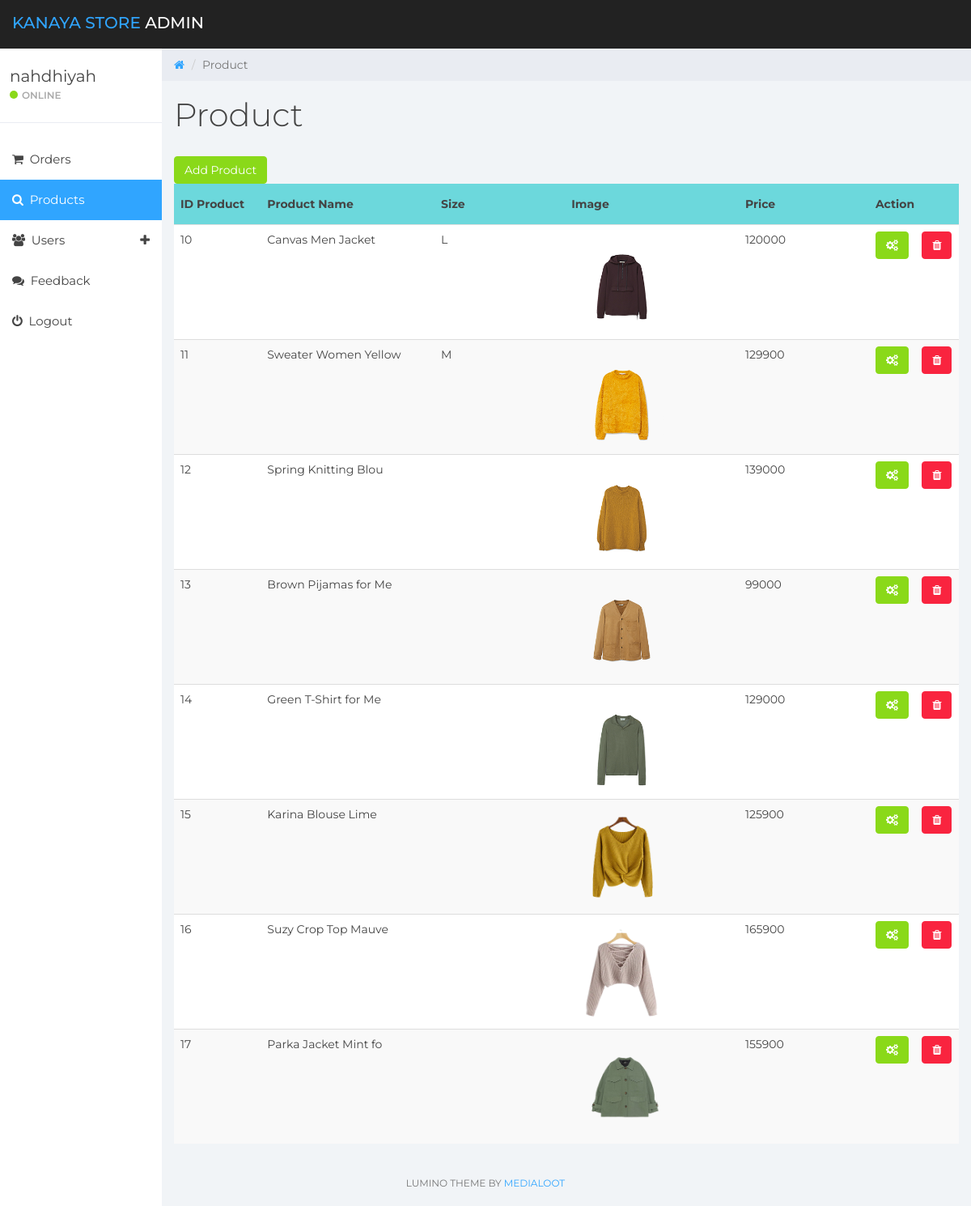
Screenshot of /webadmin/product.php (signed in) with the database file from the repository.
### tables this page shows
CREATE TABLE `product` (
  `ItemId` int(11) NOT NULL,
  `ItemName` varchar(20) NOT NULL,
  `Description` varchar(200) NOT NULL,
  `Size` varchar(10) NOT NULL,
  `Image` varchar(100) NOT NULL,
  `Price` float NOT NULL
);

### webadmin/product.php (the view, shortened to what this page needs)
<!DOCTYPE html>
<html>
<head>
	<link href="css/bootstrap.min.css" rel="stylesheet">
	<link href="css/font-awesome.min.css" rel="stylesheet">
	<link href="css/datepicker3.css" rel="stylesheet">
	<link href="css/styles.css" rel="stylesheet">
</head>
<body>
	<nav class="navbar navbar-custom navbar-fixed-top" role="navigation">
		<div class="container-fluid">
			<div class="navbar-header">
				<a class="navbar-brand" href="#"><span>Kanaya Store </span>Admin</a>
			</div>
		</div>
	</nav>
	<div id="sidebar-collapse" class="col-sm-3 col-lg-2 sidebar">
		<div class="profile-sidebar">
			<div class="profile-usertitle">
				<?php
					if($_SESSION['status'] == 'login') { ?>
						<div class="profile-usertitle-name"> <?php echo $_SESSION['Name']; ?> </div>
					<?php  }
						else {
							echo '<script type="text/javascript">alert("You have to login");window.location=\'login.html\';</script>';
						} ?>
				<div class="profile-usertitle-status"><span class="indicator label-success"></span>Online</div>
			</div>
		</div>
		<ul class="nav menu">
			<li ><a href="index.php"><em class="fa fa-shopping-cart">&nbsp;</em> Orders</a></li>
			<li class="active"><a href="product.php"><em class="fa fa-search">&nbsp;</em> Products</a></li>
			<li class="parent "><a data-toggle="collapse" href="#sub-item-1">
				<em class="fa fa-users">&nbsp;</em> Users <span data-toggle="collapse" href="#sub-item-1" class="icon pull-right"><em class="fa fa-plus"></em></span>
				</a>
			</li>
			<li><a href="feedback.php"><em class="fa fa-comments">&nbsp;</em> Feedback</a></li>
			<li><a href="logout.php"><em class="fa fa-power-off">&nbsp;</em> Logout</a></li>
		</ul>
	</div>
	<div class="col-sm-9 col-sm-offset-3 col-lg-10 col-lg-offset-2 main">
		<div class="row">
			<ol class="breadcrumb">
				<li><a href="#">
					<em class="fa fa-home"></em>
				</a></li>
				<li class="active">Product</li>
			</ol>
		</div>
		<div class="row">
			<div class="col-lg-12">
				<h1 class="page-header">Product</h1>
			</div>
		</div>
		<div class="content">
            <div align="left">
                <a href="#formInsert" data-toggle="modal" class="btn btn-success">
                Add Product
                </a>
            </div>
               <table id="course_table" class="table table-striped">
                    <thead bgcolor="#6cd8dc">
                        <tr class="table-primary">
                           <th width="10%">ID Product</th>
                           <th width="20%">Product Name</th>
                           <th width="15%">Size</th>
                           <th width="20%">Image</th>
                           <th width="15%">Price</th>
                           <th scope="col" width="1%" colspan="2">Action</th>
                        </tr>
                    </thead>
                    <tbody>
                        <tr>
                            <?php
                                include "../config/koneksi.php";
                                $query = "SELECT * FROM product";
                                $result = mysqli_query($connect, $query);
                                if (mysqli_num_rows($result) > 0) {
                                    while ($row = mysqli_fetch_assoc($result)) {
                                    ?>
                                    <tr>
                                        <td><?php echo $row["ItemId"] ?></td>
                                        <td><?php echo $row["ItemName"] ?></td>
                                        <td><?php echo $row["Size"] ?></td>
                                        <td><img src="../product/<?php echo $row['Image']; ?>" height="125px" width="125px"/></td>
                                        <td><?php echo $row["Price"] ?></td>
                                        <td><a href="productEdit.php?ItemId=<?php echo $row['ItemId']; ?>" data-toggle="modal" class="btn btn-success">
                                            <em class="fa fa-cogs"></em></a>
                                        </td>
                                        <td><a href="productDel.php?ItemId=<?php echo $row['ItemId']; ?>" data-toggle="modal" class="btn btn-danger">
											<em class="fa fa-trash"></em></a></td>
                                    </tr>
                                    <?php
                                    }
                                } else {
                                    echo "0 results";
                                }
                            ?>
                        </tr>
                </table>
                <br>
        </div>
			</div>
			<div class="col-sm-12">
				<p class="back-link">Lumino Theme by <a href="https://www.medialoot.com">Medialoot</a></p>
			</div>
</body>
</html>

### webadmin/css/styles.css (style rules this page uses)
body { background: #f1f4f7; padding-top: 60px; font-size: 14px; color: #444444; font-family: "Montserrat", "Helvetica Neue", Helvetica, Arial, sans-serif; }
p { color: #777; }
a, a:hover, a:focus { color: #30a5ff; }
h1, h2, h3, h4, h5, h6 { color: #444444; }
h1 { font-weight: 300; font-size: 40px; }
.navbar-custom { background: #222; height: 60px; }
.navbar-header .navbar-brand { color: #fff; font-size: 20px; text-transform: uppercase; font-weight: 500; height: 60px; padding-top: 18px; }
.navbar-header .navbar-brand span { color: #30a5ff; }
.btn-success, .btn-success:hover, .btn-success:focus, .btn-success:active, .btn-success.active, .open > .dropdown-toggle.btn-success, .btn-success.disabled, .btn-success[disabled], fieldset[disabled] .btn-success, .btn-success.disabled:hover, .btn-success[disabled]:hover, fieldset[disabled] .btn-success:hover, .btn-success.disabled:focus, .btn-success[disabled]:focus, fieldset[disabled] .btn-success:focus, .btn-success.disabled:active, .btn-success[disabled]:active, fieldset[disabled] .btn-success:active, .btn-success.disabled.active, .btn-success[disabled].active, fieldset[disabled] .btn-success.active { background-color: #8ad919; border-color: #8ad919; }
.btn-danger, .btn-danger:hover, .btn-danger:focus, .btn-danger:active, .btn-danger.active, .open > .dropdown-toggle.btn-danger, .btn-danger.disabled, .btn-danger[disabled], fieldset[disabled] .btn-danger, .btn-danger.disabled:hover, .btn-danger[disabled]:hover, fieldset[disabled] .btn-danger:hover, .btn-danger.disabled:focus, .btn-danger[disabled]:focus, fieldset[disabled] .btn-danger:focus, .btn-danger.disabled:active, .btn-danger[disabled]:active, fieldset[disabled] .btn-danger:active, .btn-danger.disabled.active, .btn-danger[disabled].active, fieldset[disabled] .btn-danger.active { background-color: #f9243f; border-color: #f9243f; }
.label-success { background-color: #8ad919; }
.navbar { border: 0; }
.sidebar { display: block; padding: 0; display: none; box-shadow: none; background: #fff; }
.sidebar ul { margin: 20px 0px; }
@media (min-width: 768px) { .sidebar { display: block; position: fixed; top: 60px; bottom: 0; left: 0; z-index: 1000; display: block; margin: 0; padding: 0; overflow-x: hidden; overflow-y: auto; } }
@media (min-width: 768px) { .navbar-header { width: 100%; } }
.sidebar ul.nav .active a, .sidebar ul.nav li.parent a.active, .sidebar ul.nav .active > a:hover, .sidebar ul.nav li.parent a.active:hover, .sidebar ul.nav .active > a:focus, .sidebar ul.nav li.parent a.active:focus { color: #fff; background-color: #30a5ff; }
.sidebar ul.nav li a { height: 50px; font-size: 15px; line-height: 2em; color: #444444; }
.profile-sidebar { padding: 10px 0; border-bottom: 1px solid #e9ecf2; }
.indicator { width: 10px; height: 10px; display: inline-block; border-radius: 9999px; margin-right: 5px; }
.profile-usertitle { float: left; text-align: left; margin: 10px 0 0 12px; }
.profile-usertitle-name { font-size: 20px; margin-bottom: 0px; }
.profile-usertitle-status { text-transform: uppercase; color: #AAA; font-size: 12px; font-weight: 600; margin-bottom: 15px; }
.breadcrumb { border-radius: 0; padding: 10px 15px 10px 15px; background: #e9ecf2; margin: 0; }
h1.page-header { margin-top: 20px; border-bottom: 0; }
.table { background: #fff; }
.table > thead > tr > th { border-bottom: 1px solid #e6e7e8; vertical-align: middle; height: 50px; }
p.back-link { text-align: center; margin-bottom: 20px; font-size: 12px; text-transform: uppercase; }

### rows the page displays
product: ItemId "10", ItemName "Canvas Men Jacket", Size "L", Image (picture), Price "120000"
product: ItemId "11", ItemName "Sweater Women Yellow", Size "M", Image (picture), Price "129900"
product: ItemId "12", ItemName "Spring Knitting Blou", Image (picture), Price "139000"
product: ItemId "13", ItemName "Brown Pijamas for Me", Image (picture), Price "99000"
product: ItemId "14", ItemName "Green T-Shirt for Me", Image (picture), Price "129000"
product: ItemId "15", ItemName "Karina Blouse Lime", Image (picture), Price "125900"
product: ItemId "16", ItemName "Suzy Crop Top Mauve", Image (picture), Price "165900"
product: ItemId "17", ItemName "Parka Jacket Mint fo", Image (picture), Price "155900"

### other values shown
$_SESSION['Name'] "nahdhiyah"
